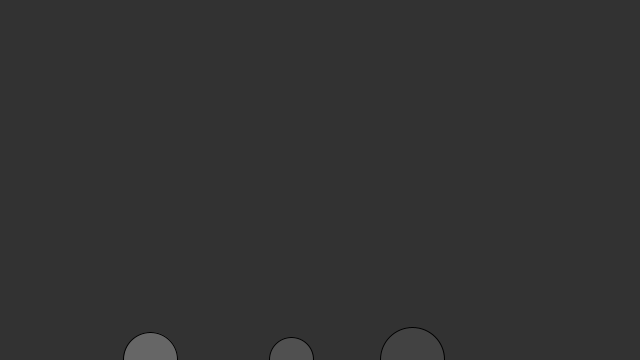
Frame 1 (no input)
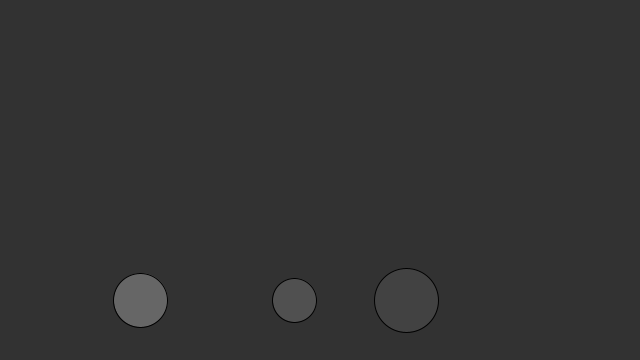
Frame 60 (the mouse pressed at the canvas centre just before this capture)
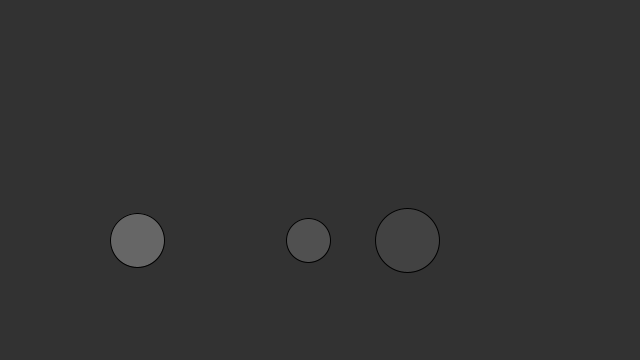
Frame 120 (the mouse held since frame 60 and released just before this capture)

The Processing sketch that drew these frames (run headless with seeded random() and noise(); from frame 60 on, the mouse is pressed at the canvas centre):

// Processing sketch: sketch_Bubble_object
// ── sketch_Bubble_object.pde
Bubble b1;
Bubble b2;
Bubble b3;

void setup(){
  
  size(640, 360);
  b1 = new Bubble(random(width), height, 64, random(255), random(255));
  b2 = new Bubble(random(width), height, 54, random(255), random(255));
  b3 = new Bubble(random(width), height, 44, random(255), random(255));
  
}

void draw(){
  
  background(50);
  
  b1.ascend();
  b1.display();
  b1.top();
  
  b2.ascend();
  b2.display();
  b2.top();
  
  b3.ascend();
  b3.display();
  b3.top();
  
}

// ── Bubble.pde
class Bubble {
  float x;
  float y;
  float diameter;
  float bColor;
  float bOpacity;
  
  //Constructor
  Bubble(float posX, float posY, float size, float bubbleColor, float bubbleOpacity){
    x = posX;
    y = posY;
    diameter = size;
    bColor = bubbleColor;
    bOpacity = bubbleOpacity;
  }
  
  void display(){
    stroke(0);
    fill(bColor, bOpacity);
    ellipse(x, y, diameter, diameter);
  }
  
  void ascend(){
    y--;
    x = x + random(-2, 2);
  }
  
  void top(){
    if(y < 0){
      y = 0;
    }
  }
}
